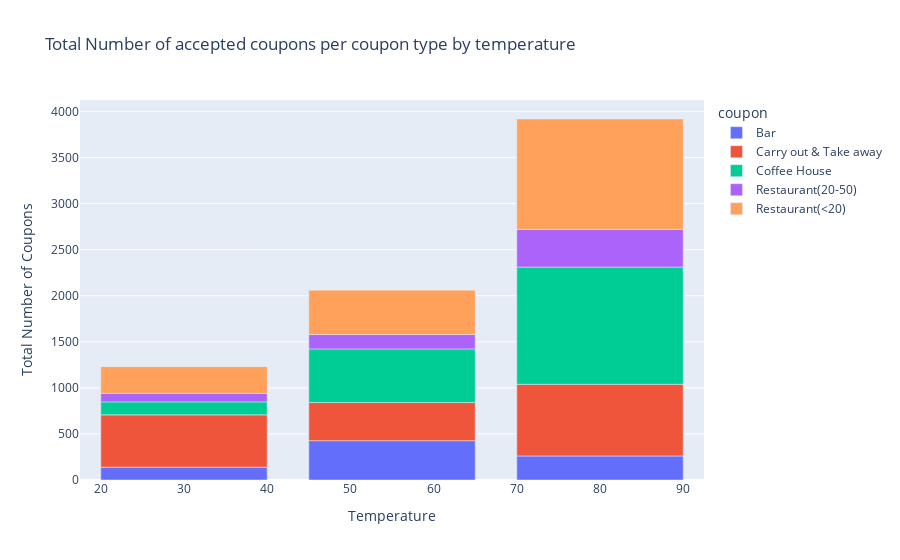

The cell this chart's notebook holds for it:
### Markdown cell above
6. Use a histogram to visualize the temperature column.

### Code cell
dm = data.groupby(['temperature', 'coupon']).sum()
dm = dm.reset_index()
px.bar(dm, x='temperature', y='Y', color='coupon', labels={'temperature': 'Temperature', 'Y':'Total Number of Coupons'}, title="Total Number of accepted coupons per coupon type by temperature")

### Figure 1 — Plotly figure (JSON) as saved in the notebook; plotly's stock layout.template omitted (floating-point values rounded to 4 significant figures)
{"data": [{"alignmentgroup": "True", "hovertemplate": "coupon=Bar<br>Temperature=%{x}<br>Total Number of Coupons=%{y}<extra></extra>", "legendgroup": "Bar", "marker": {"color": "#636efa", "pattern": {"shape": ""}}, "name": "Bar", "offsetgroup": "Bar", "orientation": "v", "showlegend": true, "textposition": "auto", "type": "bar", "x": [30, 55, 80], "xaxis": "x", "y": [139, 427, 261], "yaxis": "y"}, {"alignmentgroup": "True", "hovertemplate": "coupon=Carry out & Take away<br>Temperature=%{x}<br>Total Number of Coupons=%{y}<extra></extra>", "legendgroup": "Carry out & Take away", "marker": {"color": "#EF553B", "pattern": {"shape": ""}}, "name": "Carry out & Take away", "offsetgroup": "Carry out & Take away", "orientation": "v", "showlegend": true, "textposition": "auto", "type": "bar", "x": [30, 55, 80], "xaxis": "x", "y": [568, 414, 778], "yaxis": "y"}, {"alignmentgroup": "True", "hovertemplate": "coupon=Coffee House<br>Temperature=%{x}<br>Total Number of Coupons=%{y}<extra></extra>", "legendgroup": "Coffee House", "marker": {"color": "#00cc96", "pattern": {"shape": ""}}, "name": "Coffee House", "offsetgroup": "Coffee House", "orientation": "v", "showlegend": true, "textposition": "auto", "type": "bar", "x": [30, 55, 80], "xaxis": "x", "y": [141, 582, 1272], "yaxis": "y"}, {"alignmentgroup": "True", "hovertemplate": "coupon=Restaurant(20-50)<br>Temperature=%{x}<br>Total Number of Coupons=%{y}<extra></extra>", "legendgroup": "Restaurant(20-50)", "marker": {"color": "#ab63fa", "pattern": {"shape": ""}}, "name": "Restaurant(20-50)", "offsetgroup": "Restaurant(20-50)", "orientation": "v", "showlegend": true, "textposition": "auto", "type": "bar", "x": [30, 55, 80], "xaxis": "x", "y": [92, 156, 410], "yaxis": "y"}, {"alignmentgroup": "True", "hovertemplate": "coupon=Restaurant(<20)<br>Temperature=%{x}<br>Total Number of Coupons=%{y}<extra></extra>", "legendgroup": "Restaurant(<20)", "marker": {"color": "#FFA15A", "pattern": {"shape": ""}}, "name": "Restaurant(<20)", "offsetgroup": "Restaurant(<20)", "orientation": "v", "showlegend": true, "textposition": "auto", "type": "bar", "x": [30, 55, 80], "xaxis": "x", "y": [290, 482, 1198], "yaxis": "y"}], "layout": {"autosize": true, "barmode": "relative", "legend": {"title": {"text": "coupon"}, "tracegroupgap": 0}, "title": {"text": "Total Number of accepted coupons per coupon type by temperature"}, "xaxis": {"anchor": "y", "autorange": true, "domain": [0, 1], "range": [17.5, 92.5], "title": {"text": "Temperature"}, "type": "linear"}, "yaxis": {"anchor": "x", "autorange": true, "domain": [0, 1], "range": [0, 4125.0], "title": {"text": "Total Number of Coupons"}, "type": "linear"}}}
